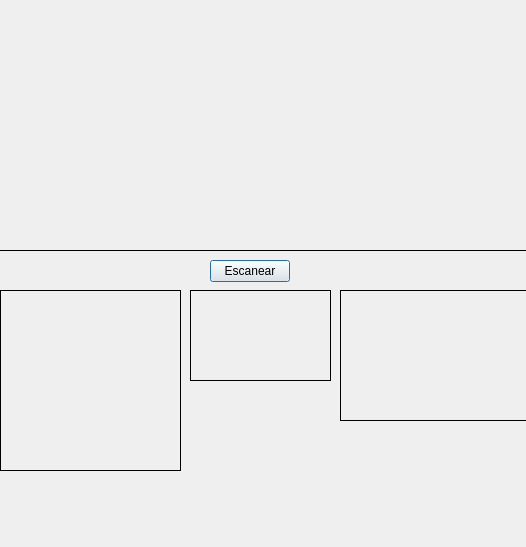
<?xml version="1.0" encoding="UTF-8"?>
<ui version="4.0">
 <class>Dialog</class>
 <widget class="QDialog" name="Dialog">
  <property name="geometry">
   <rect>
    <x>0</x>
    <y>0</y>
    <width>526</width>
    <height>547</height>
   </rect>
  </property>
  <property name="windowTitle">
   <string>Dialog</string>
  </property>
  <widget class="QLabel" name="label">
   <property name="geometry">
    <rect>
     <x>-10</x>
     <y>-10</y>
     <width>541</width>
     <height>261</height>
    </rect>
   </property>
   <property name="frameShape">
    <enum>QFrame::Box</enum>
   </property>
   <property name="text">
    <string/>
   </property>
   <property name="pixmap">
    <pixmap resource="Imagenes.qrc">:/pez (1).jpg</pixmap>
   </property>
   <property name="scaledContents">
    <bool>true</bool>
   </property>
  </widget>
  <widget class="QLabel" name="label_2">
   <property name="geometry">
    <rect>
     <x>0</x>
     <y>290</y>
     <width>181</width>
     <height>181</height>
    </rect>
   </property>
   <property name="frameShape">
    <enum>QFrame::Box</enum>
   </property>
   <property name="text">
    <string/>
   </property>
  </widget>
  <widget class="QLabel" name="label_3">
   <property name="geometry">
    <rect>
     <x>190</x>
     <y>290</y>
     <width>141</width>
     <height>91</height>
    </rect>
   </property>
   <property name="frameShape">
    <enum>QFrame::Box</enum>
   </property>
   <property name="text">
    <string/>
   </property>
  </widget>
  <widget class="QLabel" name="label_4">
   <property name="geometry">
    <rect>
     <x>340</x>
     <y>290</y>
     <width>191</width>
     <height>131</height>
    </rect>
   </property>
   <property name="frameShape">
    <enum>QFrame::Box</enum>
   </property>
   <property name="text">
    <string/>
   </property>
  </widget>
  <widget class="QPushButton" name="pushButton">
   <property name="geometry">
    <rect>
     <x>210</x>
     <y>260</y>
     <width>80</width>
     <height>22</height>
    </rect>
   </property>
   <property name="text">
    <string>Escanear</string>
   </property>
  </widget>
 </widget>
 <resources>
  <include location="Imagenes.qrc"/>
 </resources>
 <connections/>
</ui>
